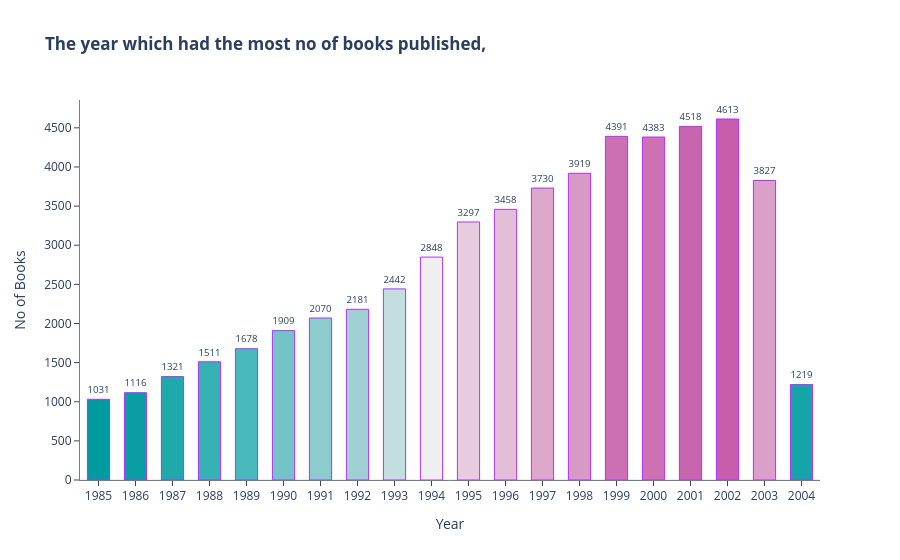

Notebook cell for this chart:
### Markdown cell above
* Which year have most books published

### Code cell
temp_df=book_df['Year-Of-Publication'].value_counts().iloc[:20]

fig = go.Figure()
fig.add_bar(x=temp_df.index,
            y=temp_df.values,
            text=temp_df.values,
            hovertemplate ='Year: %{x}<br>Total Books: %{y}<extra></extra>',
            marker=dict(color=temp_df.values,
                        colorscale='Tropic'),
            textposition='outside',
            marker_line_width=1.,
            width=0.6,
            marker_line_color='#b330ff',)
fig.update_layout(template="plotly_white",
                  title='<b>The year which had the most no of books published,<b>',
                  xaxis=dict(
                            title='Year',
                            tickvals=temp_df.index,
                            linecolor='#728082',
                            ticks='outside'),
                  yaxis=dict(
                            showgrid=False,
                            title='No of Books',
                            linecolor='#728082',
                            ticks='outside'),)
# saving as html file
fig.write_html("../Charts/year_when_most_books.html")
fig.show()

### Figure 1 — Plotly figure (JSON) as saved in the notebook; plotly's stock layout.template omitted (floating-point values rounded to 4 significant figures)
{"data": [{"hovertemplate": "Year: %{x}<br>Total Books: %{y}<extra></extra>", "marker": {"color": [4613, 4518, 4391, 4383, 3919, 3827, 3730, 3458, 3297, 2848, 2442, 2181, 2070, 1909, 1678, 1511, 1321, 1219, 1116, 1031], "colorscale": [[0, "rgb(0, 155, 158)"], [0.1667, "rgb(66, 183, 185)"], [0.3333, "rgb(167, 211, 212)"], [0.5, "rgb(241, 241, 241)"], [0.6667, "rgb(228, 193, 217)"], [0.8333, "rgb(214, 145, 193)"], [1, "rgb(199, 93, 171)"]], "line": {"color": "#b330ff", "width": 1}}, "text": [4613, 4518, 4391, 4383, 3919, 3827, 3730, 3458, 3297, 2848, 2442, 2181, 2070, 1909, 1678, 1511, 1321, 1219, 1116, 1031], "textposition": "outside", "type": "bar", "width": 0.6, "x": [2002, 2001, 1999, 2000, 1998, 2003, 1997, 1996, 1995, 1994, 1993, 1992, 1991, 1990, 1989, 1988, 1987, 2004, 1986, 1985], "y": [4613, 4518, 4391, 4383, 3919, 3827, 3730, 3458, 3297, 2848, 2442, 2181, 2070, 1909, 1678, 1511, 1321, 1219, 1116, 1031]}], "layout": {"title": {"text": "<b>The year which had the most no of books published,<b>"}, "xaxis": {"linecolor": "#728082", "ticks": "outside", "tickvals": [2002, 2001, 1999, 2000, 1998, 2003, 1997, 1996, 1995, 1994, 1993, 1992, 1991, 1990, 1989, 1988, 1987, 2004, 1986, 1985], "title": {"text": "Year"}}, "yaxis": {"linecolor": "#728082", "showgrid": false, "ticks": "outside", "title": {"text": "No of Books"}}}}
